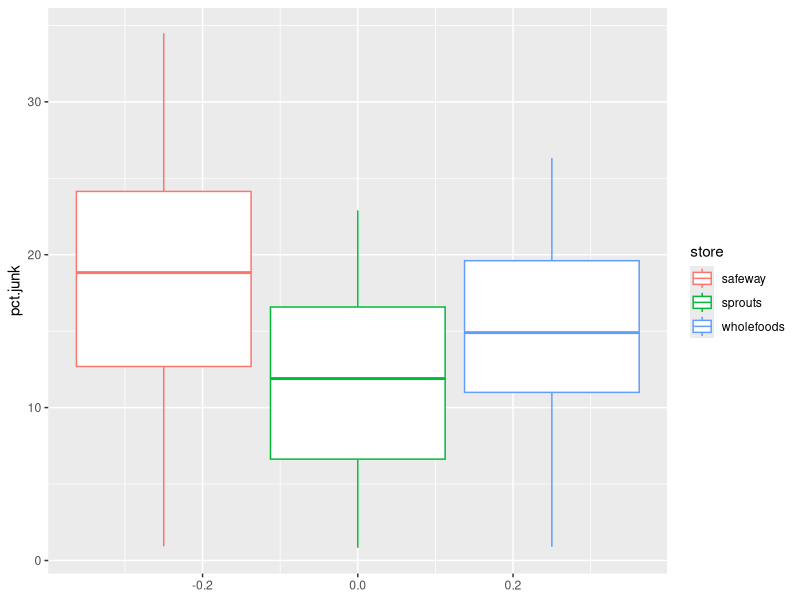
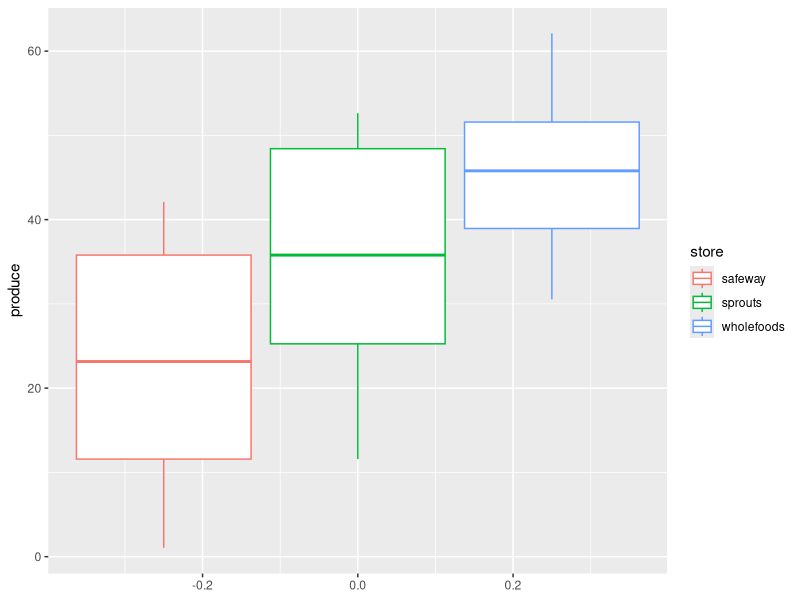

Write the R code that produced these figures, in order.
library(tidyverse)

set.seed(1)

n <- 100

junkprobs <- c(rep(1, 10), rep(2, 10), rep(4, 10), rep(3, 10))
junkprobs <- junkprobs / sum(junkprobs)

wf.prod.probs <- c(rep(1, 5), rep(2, 10), rep(3, 10), 
                   rep(6, 10), rep(5, 5), rep(1, 10))
wf.prod.probs <- wf.prod.probs / sum(wf.prod.probs)

data <- data.frame(
  store = c(rep("safeway", 45), rep("wholefoods", 30), rep("sprouts", 25)),
  dry.grocery = c(sample(10:150, 75, replace = TRUE)/.95,
                  sample(50:150, 25, replace = TRUE)/.95),
  produce = c(sample(1:40, 45, replace = TRUE)/.95,
              sample(11:60, 30, replace = TRUE, prob = wf.prod.probs)/.95, 
              sample(11:50, 25, replace = TRUE)/.95),
  misc = sample(0:30, n, replace = TRUE)/.95,
  junk = c((sample(1:40, 45, replace = TRUE, prob = junkprobs)/.95),
           (sample(1:40, 30, replace = TRUE)/.95),
           (sample(1:40, 25, replace = TRUE)/.95))
)

data <- data %>% 
  mutate(total = (dry.grocery + produce + misc + junk),
         total = round(total, 2),
         pct.junk = ((junk/total) * 100),
         pct.junk = round(pct.junk, 2),
         dry.grocery = round(dry.grocery, 2),
         produce = round(produce, 2),
         misc = round(misc, 2),
         junk = round(junk, 2))

lmod <- lm(pct.junk ~ store, data = data)
summary(lmod)


data %>% 
  ggplot(aes(y = pct.junk, color = store)) +
  geom_boxplot()

data %>% 
  ggplot(aes(y = produce, color = store)) +
  geom_boxplot()
